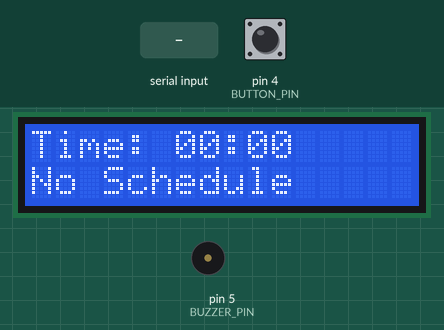
This sketch was run on a simulated Arduino Uno, built with avr-gcc and run on an emulated ATmega328P. Shown: 16×2 character LCD, buzzer (waves = sounding). Inputs (shaded band) come from the test bench; at power-on: pin 4 (BUTTON_PIN) HIGH. What the sketch prints to the serial monitor is not drawn.

Above: at 3.2 s.
3.3 s: "ADD_PILL\n" received over Serial
At 4.5 s:
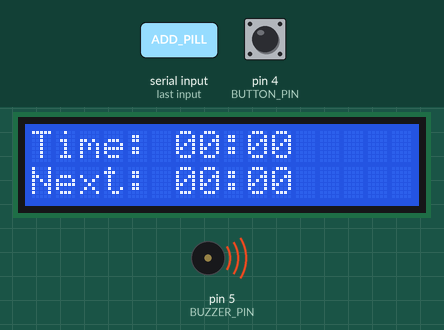
4.8 s: "SET_SCHEDULE\n" received over Serial
At 6.0 s:
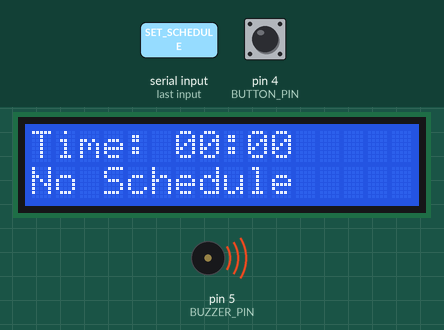
6.3 s: "SET_TIME 45\n" received over Serial
At 6.9 s:
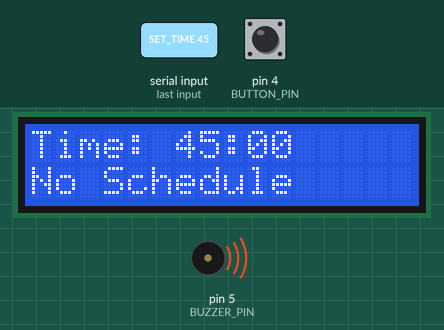
8.6 s: pin 4 (BUTTON_PIN) pulled LOW for 0.15 s
At 9.2 s:
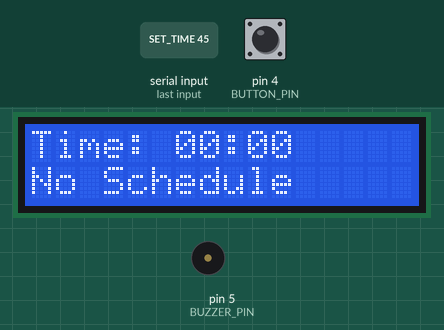
Timing chart, 0 to 11.2 s (numbered marks = the images above; inputs shaded):
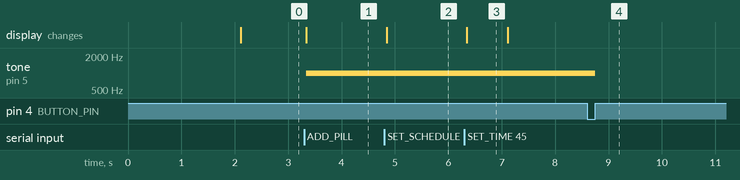

The sketch:

whathedose.ino
```cpp
#include <LiquidCrystal_I2C.h>
#include <Wire.h>

#define BUTTON_PIN 4        // Button in the drawer
#define BUZZER_PIN 5        // Buzzer pin

LiquidCrystal_I2C lcd(0x27, 16, 2); // LCD with address 0x27 and 16x2 display

unsigned long previousMillis = 0; // For tracking simulated time
int seconds = 0, minutes = 0, hours = 0; // Simulated clock variables

bool alarmActive = false;         // Tracks if the alarm is active
bool lastButtonState = HIGH;      // Previous button state
unsigned long debounceTime = 50;  // Debounce time in milliseconds
unsigned long lastDebounceTime = 0;

// Pill schedule (customize as needed)
int pillSchedule[10][2];          // Max 10 pill times
int scheduleSize = 0;             // Number of pills in the schedule
int currentPillIndex = 0;         // Tracks the current pill in the schedule

void setup() {
    Serial.begin(9600);
    lcd.init();
    lcd.backlight();

    pinMode(BUTTON_PIN, INPUT_PULLUP);
    pinMode(BUZZER_PIN, OUTPUT);

    lcd.setCursor(0, 0);
    lcd.print("Smart Pill Box");
    delay(2000);
    lcd.clear();

    Serial.println("Setup complete.");
}

void loop() {
    updateClock();
    checkAlarm();
    handleButtonPress();
    handleSerialCommands();
}

void updateClock() {
    unsigned long currentMillis = millis();

    if (currentMillis - previousMillis >= 1000) {
        previousMillis = currentMillis;
        seconds++;

        if (seconds >= 60) {
            seconds = 0;
            minutes++;
        }
        if (minutes >= 60) {
            minutes = 0;
            hours++;
        }
        if (hours >= 24) {
            hours = 0;
        }

        displayTime();
    }
}

void displayTime() {
    lcd.setCursor(0, 0);
    lcd.print("Time: ");
    if (hours < 10) lcd.print("0");
    lcd.print(hours);
    lcd.print(":");
    if (minutes < 10) lcd.print("0");
    lcd.print(minutes);
    lcd.print("     "); // Clear leftover characters

    lcd.setCursor(0, 1);
    if (scheduleSize > 0) {
        lcd.print("Next: ");
        if (pillSchedule[currentPillIndex][0] < 10) lcd.print("0");
        lcd.print(pillSchedule[currentPillIndex][0]);
        lcd.print(":");
        if (pillSchedule[currentPillIndex][1] < 10) lcd.print("0");
        lcd.print(pillSchedule[currentPillIndex][1]);
    } else {
        lcd.print("No Schedule    ");
    }
}

void checkAlarm() {
    if (scheduleSize > 0 && hours == pillSchedule[currentPillIndex][0] && minutes == pillSchedule[currentPillIndex][1] && !alarmActive) {
        alarmActive = true;
        Serial.println("Time to take a pill! Alarm activated.");
        tone(BUZZER_PIN, 1000);
    }
}

void handleButtonPress() {
    int buttonState = digitalRead(BUTTON_PIN);
    if (buttonState != lastButtonState) {
        lastDebounceTime = millis();
    }


    if (buttonState == HIGH && lastButtonState == LOW) {
        if (alarmActive) {
            alarmActive = false;
            noTone(BUZZER_PIN);      // Turn off buzzer
            Serial.println("Pill taken, alarm deactivated.");
            moveToNextPill();
        }
    }


    lastButtonState = buttonState;
}

void moveToNextPill() {
    currentPillIndex++;
    if (currentPillIndex >= scheduleSize) {
        currentPillIndex = 0; // Reset to the first pill
    }
    displayTime();
}

void handleSerialCommands() {
    if (Serial.available() > 0) {
        String command = Serial.readStringUntil('\n');
        command.trim();

        if (command.startsWith("SET_TIME")) {
            String time = command.substring(9);
            int newHours = time.substring(0, 2).toInt();
            int newMinutes = time.substring(3, 5).toInt();
            hours = newHours;
            minutes = newMinutes;
            seconds = 0;
            Serial.println("Time updated");
        } else if (command.startsWith("ADD_PILL")) {
            if (scheduleSize < 10) {
                String time = command.substring(9);
                int pillHour = time.substring(0, 2).toInt();
                int pillMinute = time.substring(3, 5).toInt();
                pillSchedule[scheduleSize][0] = pillHour;
                pillSchedule[scheduleSize][1] = pillMinute;
                scheduleSize++;
                Serial.println("Pill time added");
            } else {
                Serial.println("Error: Schedule full");
            }
        } else if (command.startsWith("SET_SCHEDULE")) {
            String schedule = command.substring(13);
            scheduleSize = 0;
            while (schedule.length() > 0 && scheduleSize < 10) {
                int spaceIndex = schedule.indexOf(' ');
                String time;
                if (spaceIndex == -1) {
                    time = schedule;
                    schedule = "";
                } else {
                    time = schedule.substring(0, spaceIndex);
                    schedule = schedule.substring(spaceIndex + 1);
                }
                int pillHour = time.substring(0, 2).toInt();
                int pillMinute = time.substring(3, 5).toInt();
                pillSchedule[scheduleSize][0] = pillHour;
                pillSchedule[scheduleSize][1] = pillMinute;
                scheduleSize++;
            }
            currentPillIndex = 0;
            Serial.println("Schedule updated");
        } else if (command == "RESET_ALARM") {
            alarmActive = false;
            noTone(BUZZER_PIN);
            Serial.println("Alarm reset");
        } else {
            Serial.println("Unknown command");
        }

        displayTime();
    }
}
```

Measured:
- after the input at 3.3 s, tone on pin 5 (BUZZER_PIN): silent → 1000 Hz at once; the display: changes at once (image 1)
- after the input at 4.8 s, the display: changes at once (image 2)
- after the input at 6.3 s, the display: changes at once (image 3)
- after the input at 8.6 s, tone on pin 5 (BUZZER_PIN): 1000 Hz → silent after 0.15 s
- what the display in image 3 shows lasts 0.8 s, from 6.3 s to 7.1 s
